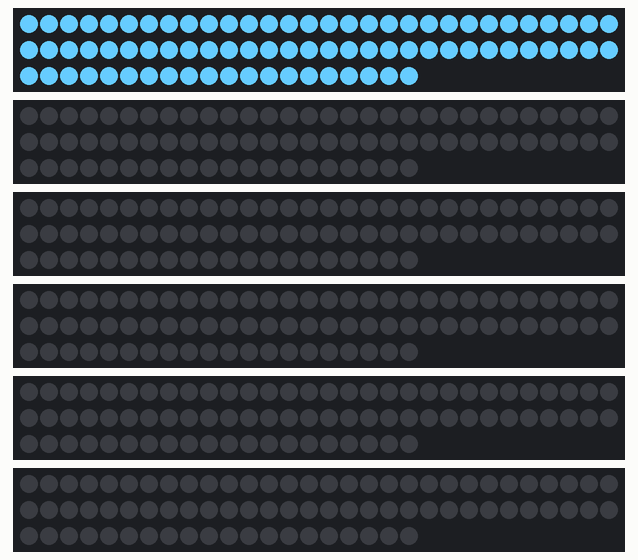
Recording of a sketch running on a simulated Arduino Uno, built with avr-gcc and run on an emulated ATmega328P. On the bench: 6 × 80 RGB LEDs in strip order, left to right, continuing on the next row.

Above: at 0.1 s.
At 0.6 s:
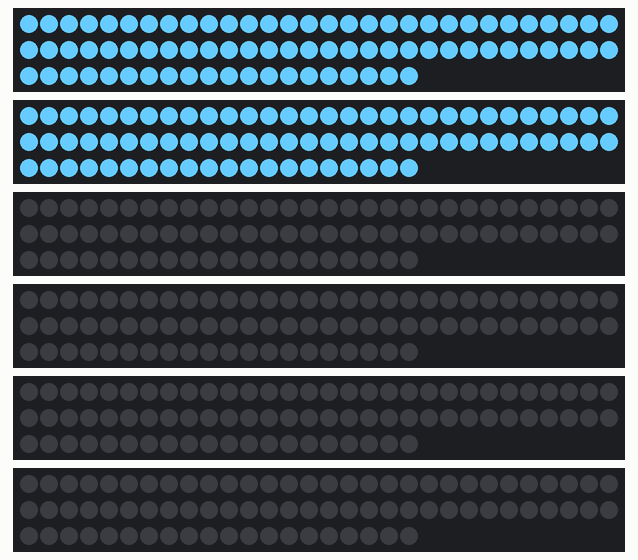
At 1.1 s:
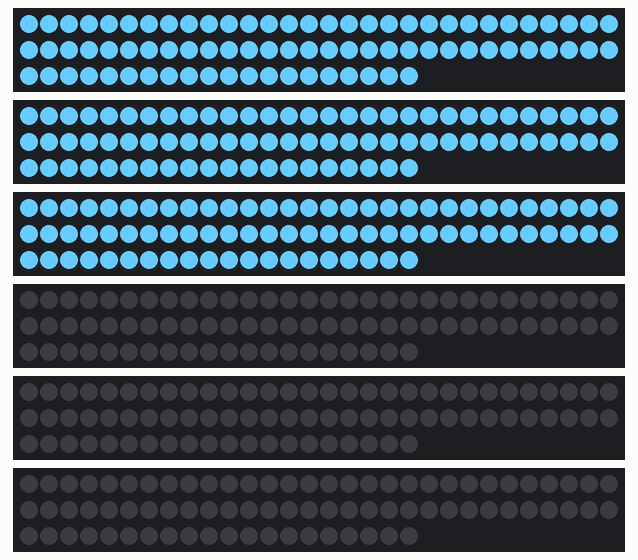
At 1.78 s:
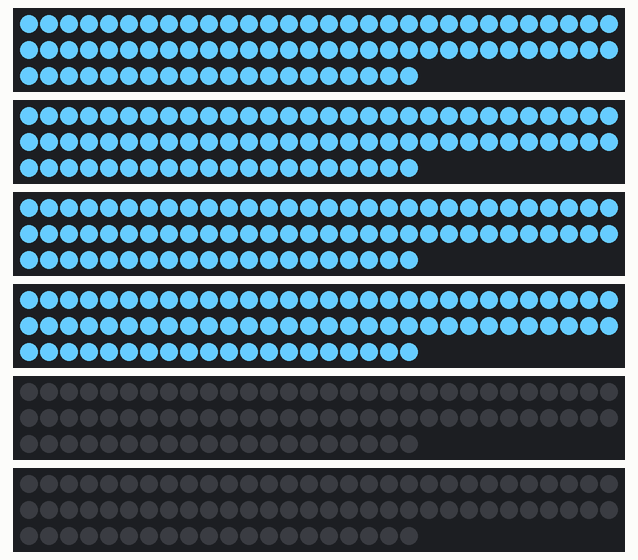
At 2.28 s:
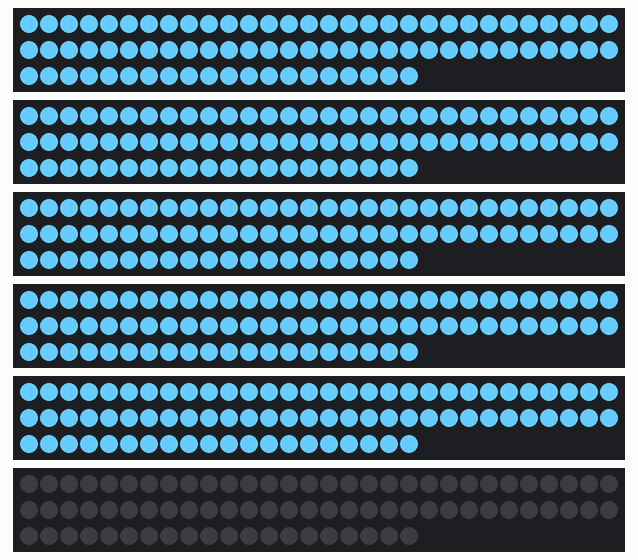
At 3.1 s:
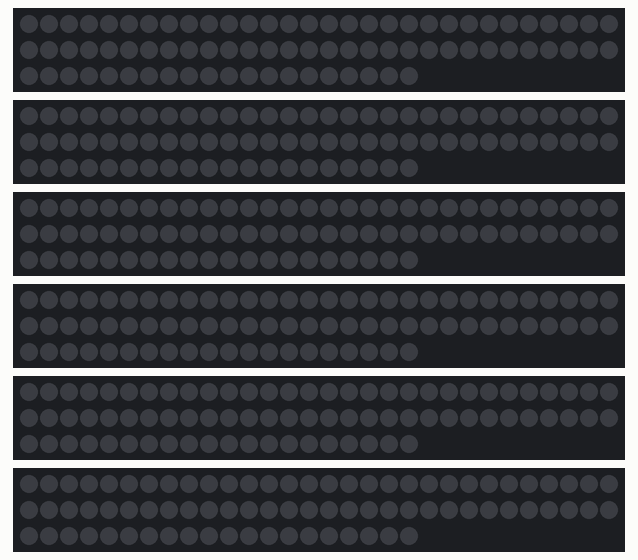

Measured:
- by itself, everything shown: repeats every 6.0 s, in 7 steps
- what the display in image 1 shows lasts 0.5 s, from 0.5 s to 1.0 s
- what the display in image 5 shows lasts 3.0 s, from 3.0 s to 6.0 s

The sketch:

blue_lights.ino
```cpp
#include "FastLED.h"
// number of LEDs in the strip (just guess)
#define NUM_LEDS 80
// arduino digital pin used to control LEDs
#define DATA_PIN1 2
#define DATA_PIN2 3
#define DATA_PIN3 4
#define DATA_PIN4 5
#define DATA_PIN5 6
#define DATA_PIN6 7
// declare the LED strip
CRGB leds1[NUM_LEDS];
CRGB leds2[NUM_LEDS];
CRGB leds3[NUM_LEDS];
CRGB leds4[NUM_LEDS];
CRGB leds5[NUM_LEDS];
CRGB leds6[NUM_LEDS];

void setup() {
  // put your setup code here, to run once:
  FastLED.addLeds<NEOPIXEL, DATA_PIN1>(leds1, NUM_LEDS);
  FastLED.addLeds<NEOPIXEL, DATA_PIN2>(leds2, NUM_LEDS);
  FastLED.addLeds<NEOPIXEL, DATA_PIN3>(leds3, NUM_LEDS);
  FastLED.addLeds<NEOPIXEL, DATA_PIN4>(leds4, NUM_LEDS);
  FastLED.addLeds<NEOPIXEL, DATA_PIN5>(leds5, NUM_LEDS);
  FastLED.addLeds<NEOPIXEL, DATA_PIN6>(leds6, NUM_LEDS);
}

void loop() {
  unsigned long cycleTime = millis() % 6000;
  CRGB nutBlue = CRGB(102, 204, 255);

  if (cycleTime < 3000) {
    // On phase: calculate which step (0-5) we are on. Each step is 500ms.
    int step = cycleTime / 500;
    // When step = 0, only the first strip is lit;
    // when step = 1, strips 1 and 2 are lit; etc.
    if (step >= 0) fill_solid(leds1, NUM_LEDS, nutBlue);
    if (step >= 1) fill_solid(leds2, NUM_LEDS, nutBlue);
    if (step >= 2) fill_solid(leds3, NUM_LEDS, nutBlue);
    if (step >= 3) fill_solid(leds4, NUM_LEDS, nutBlue);
    if (step >= 4) fill_solid(leds5, NUM_LEDS, nutBlue);
    if (step >= 5) fill_solid(leds6, NUM_LEDS, nutBlue);
  }
  else {
    // Off phase
    fill_solid(leds1, NUM_LEDS, CRGB::Black);
    fill_solid(leds2, NUM_LEDS, CRGB::Black);
    fill_solid(leds3, NUM_LEDS, CRGB::Black);
    fill_solid(leds4, NUM_LEDS, CRGB::Black);
    fill_solid(leds5, NUM_LEDS, CRGB::Black);
    fill_solid(leds6, NUM_LEDS, CRGB::Black);
  }

  FastLED.show();
}
```
